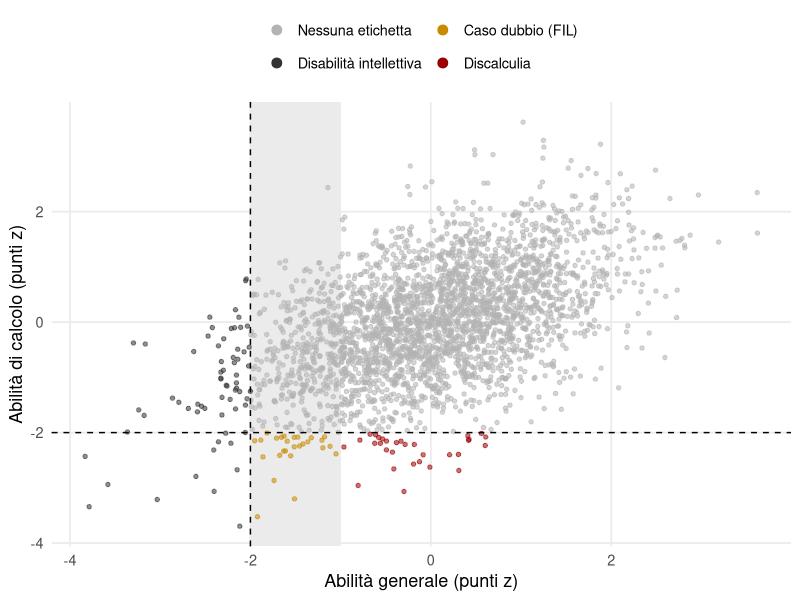

R code for this plot:
## ---- chunk 1
#| label: setup
library(ggplot2)
rosso = "#9A0000"
virgola = function(x, d = 2) formatC(x, format = "f", digits = d, decimal.mark = ",")
tema = theme_minimal(base_size = 13) +
  theme(panel.grid.minor = element_blank())
## ---- chunk 2
#| label: fig-specificita
#| fig-cap: "Dati simulati di una popolazione in cui l'abilità di calcolo correla 0,50 con l'abilità generale. Le etichette derivano da soglie applicate a due dimensioni continue: chi ha un'abilità generale molto bassa rientra nella disabilità intellettiva; fra gli altri, chi ha un calcolo molto debole rientra nella discalculia."
#| fig-alt: "Diagramma di dispersione ellittico. Una linea verticale a meno 2 separa a sinistra i punti etichettati come disabilità intellettiva; una fascia fra meno 2 e meno 1 indica il funzionamento intellettivo limite. Una linea orizzontale a meno 2 nel calcolo individua, a destra della prima linea, i punti etichettati come discalculia."
#| fig-width: 7
#| fig-height: 4.6
set.seed(170)
m = MASS::mvrnorm(3000, c(0, 0), matrix(c(1, .5, .5, 1), 2))
d = data.frame(g = m[, 1], calc = m[, 2])
d$gruppo = with(d, ifelse(g < -2, "Disabilità intellettiva",
                   ifelse(calc < -2 & g >= -1, "Discalculia",
                   ifelse(calc < -2, "Caso dubbio (FIL)", "Nessuna etichetta"))))
d$gruppo = factor(d$gruppo, levels = c("Nessuna etichetta", "Disabilità intellettiva", "Caso dubbio (FIL)", "Discalculia"))
ggplot(d, aes(g, calc, colour = gruppo)) +
  annotate("rect", xmin = -2, xmax = -1, ymin = -Inf, ymax = Inf, fill = "grey92") +
  geom_point(alpha = .55, size = 1.2) +
  geom_vline(xintercept = -2, linetype = 2) +
  geom_hline(yintercept = -2, linetype = 2) +
  scale_colour_manual(values = c("grey70", "grey20", "#C98A00", rosso), name = NULL) +
  labs(x = "Abilità generale (punti z)", y = "Abilità di calcolo (punti z)") +
  tema + theme(legend.position = "top") +
  guides(colour = guide_legend(nrow = 2, override.aes = list(size = 3, alpha = 1)))
